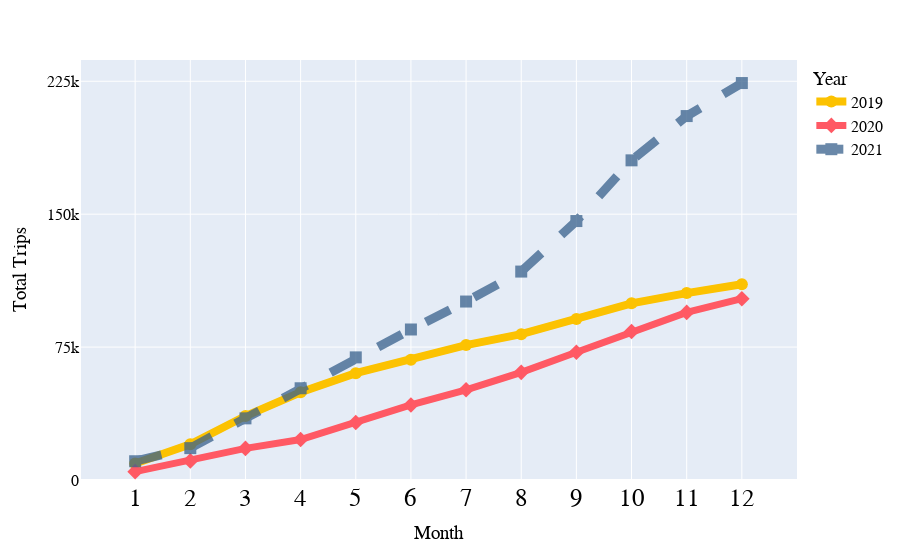

This figure's notebook cell:
### Code cell
fig2 = px.line(trips_months, 
               x="Month", 
               y="Total Trips By Month", 
               color='Year',
               labels={"Total Trips By Month": "Total Trips"},
               #title="ATX MetroBike Ridership",
               markers=True,
               symbol="Year",
               line_dash = 'Year')

fig2.update_layout(
    title=dict(x=0.5,y=0.87), # set title in the center
    xaxis_range=[0,13],
    yaxis_range=[0,237000],
    xaxis = dict(
        tickmode = 'array',
        tickvals = [1,2,3,4,5,6,7,8,9,10,11,12],
    ),
    yaxis = dict(
        tickmode = 'array',
        tickvals = [0,75000,150000,225000],
    ),
    showlegend=True,
    title_font_family="Arial",
    title_font_color="black",
    title_font_size = 25,
    font=dict(
        family="Arial",
        size=16,
        color="Black"
    ), 
    #legend_title_font_color="green"
)

fig2.update_traces(line=dict(width=5),
                  marker={'size': 12})

fig2.data[0].line.color = color_2019
fig2.data[1].line.color = color_2020
fig2.data[2].line.color = color_2021

fig2.data[0].line.dash = "solid"
fig2.data[1].line.dash = "solid"
fig2.data[2].line.dash = "dash"
fig2.data[0].line.width = 8
fig2.data[1].line.width = 7
fig2.data[2].line.width = 9
fig2.data[2].opacity = 0.75

fig2.update_xaxes(tickfont_size=25)    

fig2

### Figure 1 — Plotly figure (JSON) as saved in the notebook; plotly's stock layout.template omitted (floating-point values rounded to 4 significant figures)
{"data": [{"hovertemplate": "Year=2019<br>Month=%{x}<br>Total Trips=%{y}<extra></extra>", "legendgroup": "2019", "line": {"color": "#fcc201", "dash": "solid", "width": 8}, "marker": {"size": 12, "symbol": "circle"}, "mode": "markers+lines", "name": "2019", "orientation": "v", "showlegend": true, "type": "scatter", "x": [1, 2, 3, 4, 5, 6, 7, 8, 9, 10, 11, 12], "xaxis": "x", "y": [9340, 20147, 36086, 49516, 60293, 67830, 76160, 82262, 90869, 99705, 105479, 110423], "yaxis": "y"}, {"hovertemplate": "Year=2020<br>Month=%{x}<br>Total Trips=%{y}<extra></extra>", "legendgroup": "2020", "line": {"color": "#ff5964", "dash": "solid", "width": 7}, "marker": {"size": 12, "symbol": "diamond"}, "mode": "markers+lines", "name": "2020", "orientation": "v", "showlegend": true, "type": "scatter", "x": [1, 2, 3, 4, 5, 6, 7, 8, 9, 10, 11, 12], "xaxis": "x", "y": [4717, 10771, 17821, 22865, 32451, 42348, 50900, 60743, 72052, 83810, 94579, 102319], "yaxis": "y"}, {"hovertemplate": "Year=2021<br>Month=%{x}<br>Total Trips=%{y}<extra></extra>", "legendgroup": "2021", "line": {"color": "#38618c", "dash": "dash", "width": 9}, "marker": {"size": 12, "symbol": "square"}, "mode": "markers+lines", "name": "2021", "opacity": 0.75, "orientation": "v", "showlegend": true, "type": "scatter", "x": [1, 2, 3, 4, 5, 6, 7, 8, 9, 10, 11, 12], "xaxis": "x", "y": [10587, 17982, 34787, 51767, 69194, 84933, 100702, 117615, 146124, 180380, 205358, 223995], "yaxis": "y"}], "layout": {"font": {"color": "Black", "family": "Arial", "size": 16}, "legend": {"title": {"text": "Year"}, "tracegroupgap": 0}, "margin": {"t": 60}, "showlegend": true, "title": {"font": {"color": "black", "family": "Arial", "size": 25}, "x": 0.5, "y": 0.87}, "xaxis": {"anchor": "y", "domain": [0, 1], "range": [0, 13], "tickfont": {"size": 25}, "tickmode": "array", "tickvals": [1, 2, 3, 4, 5, 6, 7, 8, 9, 10, 11, 12], "title": {"text": "Month"}}, "yaxis": {"anchor": "x", "domain": [0, 1], "range": [0, 237000], "tickmode": "array", "tickvals": [0, 75000, 150000, 225000], "title": {"text": "Total Trips"}}}}
